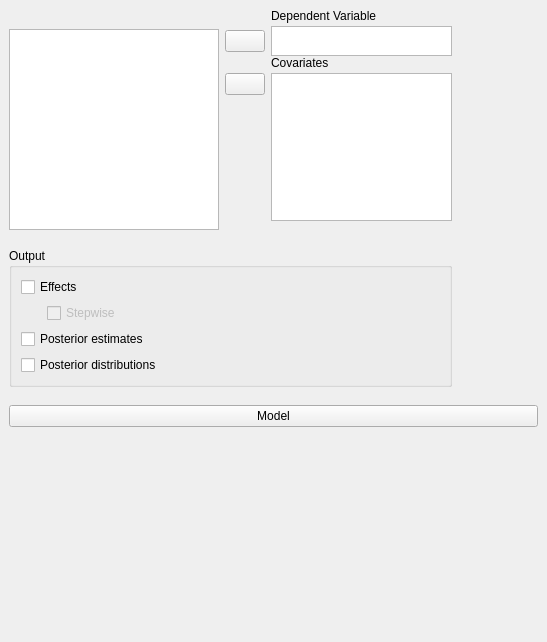
<?xml version="1.0" encoding="UTF-8"?>
<ui version="4.0">
 <class>RegressionLinearBayesianForm</class>
 <widget class="QWidget" name="RegressionLinearBayesianForm">
  <property name="geometry">
   <rect>
    <x>0</x>
    <y>0</y>
    <width>547</width>
    <height>642</height>
   </rect>
  </property>
  <property name="windowTitle">
   <string>Form</string>
  </property>
  <layout class="QGridLayout" name="gridLayout_8">
   <property name="leftMargin">
    <number>0</number>
   </property>
   <property name="topMargin">
    <number>0</number>
   </property>
   <property name="rightMargin">
    <number>0</number>
   </property>
   <property name="bottomMargin">
    <number>0</number>
   </property>
   <property name="verticalSpacing">
    <number>0</number>
   </property>
   <item row="0" column="0">
    <widget class="QWidget" name="widget_3" native="true">
     <property name="maximumSize">
      <size>
       <width>16777215</width>
       <height>500</height>
      </size>
     </property>
     <layout class="QGridLayout" name="gridLayout_10">
      <property name="verticalSpacing">
       <number>0</number>
      </property>
      <item row="0" column="0">
       <widget class="QWidget" name="widget_2" native="true">
        <property name="maximumSize">
         <size>
          <width>16777215</width>
          <height>20</height>
         </size>
        </property>
       </widget>
      </item>
      <item row="2" column="2">
       <widget class="QWidget" name="widget_13" native="true">
        <layout class="QGridLayout" name="gridLayout_7">
         <property name="leftMargin">
          <number>0</number>
         </property>
         <property name="topMargin">
          <number>0</number>
         </property>
         <property name="rightMargin">
          <number>0</number>
         </property>
         <property name="verticalSpacing">
          <number>3</number>
         </property>
         <item row="0" column="0">
          <widget class="QWidget" name="widget_14" native="true"/>
         </item>
         <item row="1" column="0">
          <widget class="AssignButton" name="buttonAssignCovariates">
           <property name="maximumSize">
            <size>
             <width>50</width>
             <height>16777215</height>
            </size>
           </property>
           <property name="text">
            <string/>
           </property>
          </widget>
         </item>
         <item row="1" column="1" rowspan="2">
          <widget class="BoundListView" name="covariates">
           <property name="sizePolicy">
            <sizepolicy hsizetype="Maximum" vsizetype="Expanding">
             <horstretch>0</horstretch>
             <verstretch>0</verstretch>
            </sizepolicy>
           </property>
           <property name="minimumSize">
            <size>
             <width>0</width>
             <height>80</height>
            </size>
           </property>
           <property name="maximumSize">
            <size>
             <width>210</width>
             <height>16777215</height>
            </size>
           </property>
           <property name="selectionMode">
            <enum>QAbstractItemView::ExtendedSelection</enum>
           </property>
          </widget>
         </item>
         <item row="2" column="0">
          <spacer name="verticalSpacer_3">
           <property name="orientation">
            <enum>Qt::Vertical</enum>
           </property>
           <property name="sizeHint" stdset="0">
            <size>
             <width>20</width>
             <height>84</height>
            </size>
           </property>
          </spacer>
         </item>
         <item row="0" column="1">
          <widget class="QLabel" name="label_4">
           <property name="text">
            <string>Covariates</string>
           </property>
          </widget>
         </item>
        </layout>
       </widget>
      </item>
      <item row="0" column="2" rowspan="2">
       <widget class="QWidget" name="widget_6" native="true">
        <layout class="QGridLayout" name="gridLayout_3">
         <property name="leftMargin">
          <number>0</number>
         </property>
         <property name="topMargin">
          <number>0</number>
         </property>
         <property name="rightMargin">
          <number>0</number>
         </property>
         <property name="bottomMargin">
          <number>0</number>
         </property>
         <property name="verticalSpacing">
          <number>3</number>
         </property>
         <item row="0" column="0">
          <widget class="QWidget" name="widget_7" native="true"/>
         </item>
         <item row="0" column="1">
          <widget class="QLabel" name="label">
           <property name="text">
            <string>Dependent Variable</string>
           </property>
          </widget>
         </item>
         <item row="1" column="0">
          <widget class="AssignButton" name="buttonAssignDependent">
           <property name="maximumSize">
            <size>
             <width>50</width>
             <height>16777215</height>
            </size>
           </property>
           <property name="text">
            <string/>
           </property>
          </widget>
         </item>
         <item row="1" column="1">
          <widget class="BoundListView" name="dependent">
           <property name="sizePolicy">
            <sizepolicy hsizetype="Maximum" vsizetype="Expanding">
             <horstretch>0</horstretch>
             <verstretch>0</verstretch>
            </sizepolicy>
           </property>
           <property name="minimumSize">
            <size>
             <width>0</width>
             <height>0</height>
            </size>
           </property>
           <property name="maximumSize">
            <size>
             <width>210</width>
             <height>30</height>
            </size>
           </property>
           <property name="selectionMode">
            <enum>QAbstractItemView::ExtendedSelection</enum>
           </property>
          </widget>
         </item>
        </layout>
       </widget>
      </item>
      <item row="1" column="0" rowspan="2">
       <widget class="AvailableFieldsListView" name="listAvailableFields">
        <property name="sizePolicy">
         <sizepolicy hsizetype="Fixed" vsizetype="Expanding">
          <horstretch>0</horstretch>
          <verstretch>0</verstretch>
         </sizepolicy>
        </property>
        <property name="minimumSize">
         <size>
          <width>0</width>
          <height>200</height>
         </size>
        </property>
        <property name="maximumSize">
         <size>
          <width>210</width>
          <height>16777215</height>
         </size>
        </property>
        <property name="selectionMode">
         <enum>QAbstractItemView::ExtendedSelection</enum>
        </property>
       </widget>
      </item>
     </layout>
    </widget>
   </item>
   <item row="0" column="1">
    <widget class="QWidget" name="widget_4" native="true">
     <property name="minimumSize">
      <size>
       <width>80</width>
       <height>0</height>
      </size>
     </property>
    </widget>
   </item>
   <item row="2" column="0" colspan="2">
    <widget class="QWidget" name="widget_11" native="true">
     <layout class="QGridLayout" name="gridLayout_6">
      <property name="leftMargin">
       <number>0</number>
      </property>
      <property name="topMargin">
       <number>0</number>
      </property>
      <property name="rightMargin">
       <number>0</number>
      </property>
      <property name="bottomMargin">
       <number>0</number>
      </property>
      <property name="verticalSpacing">
       <number>0</number>
      </property>
      <item row="0" column="0">
       <widget class="QWidget" name="widget_10" native="true">
        <property name="sizePolicy">
         <sizepolicy hsizetype="Preferred" vsizetype="Preferred">
          <horstretch>0</horstretch>
          <verstretch>0</verstretch>
         </sizepolicy>
        </property>
        <layout class="QGridLayout" name="gridLayout_5">
         <item row="0" column="0">
          <widget class="ExpanderButton" name="expanderModel">
           <property name="text">
            <string>Model</string>
           </property>
          </widget>
         </item>
         <item row="1" column="0">
          <widget class="AnovaModelWidget" name="modelTerms" native="true">
           <property name="sizePolicy">
            <sizepolicy hsizetype="Expanding" vsizetype="Preferred">
             <horstretch>0</horstretch>
             <verstretch>0</verstretch>
            </sizepolicy>
           </property>
           <property name="minimumSize">
            <size>
             <width>0</width>
             <height>200</height>
            </size>
           </property>
          </widget>
         </item>
        </layout>
       </widget>
      </item>
     </layout>
    </widget>
   </item>
   <item row="1" column="0">
    <widget class="QWidget" name="widget_12" native="true">
     <layout class="QGridLayout" name="gridLayout_9">
      <item row="0" column="0">
       <widget class="GroupBox" name="groupBox">
        <property name="title">
         <string>Output</string>
        </property>
        <layout class="QGridLayout" name="gridLayout">
         <item row="0" column="0" colspan="3">
          <widget class="BoundCheckBox" name="outputEffects">
           <property name="text">
            <string>Effects</string>
           </property>
          </widget>
         </item>
         <item row="4" column="0" colspan="3">
          <widget class="BoundCheckBox" name="posteriorDistributions">
           <property name="text">
            <string>Posterior distributions</string>
           </property>
          </widget>
         </item>
         <item row="2" column="0" colspan="3">
          <widget class="BoundCheckBox" name="posteriorEstimates">
           <property name="text">
            <string>Posterior estimates</string>
           </property>
          </widget>
         </item>
         <item row="1" column="0">
          <widget class="QWidget" name="widget" native="true">
           <property name="maximumSize">
            <size>
             <width>20</width>
             <height>16777215</height>
            </size>
           </property>
          </widget>
         </item>
         <item row="1" column="1">
          <widget class="BoundCheckBox" name="effectsStepwise">
           <property name="enabled">
            <bool>false</bool>
           </property>
           <property name="text">
            <string>Stepwise</string>
           </property>
          </widget>
         </item>
        </layout>
       </widget>
      </item>
     </layout>
    </widget>
   </item>
  </layout>
 </widget>
 <customwidgets>
  <customwidget>
   <class>AssignButton</class>
   <extends>QPushButton</extends>
   <header>widgets/assignbutton.h</header>
  </customwidget>
  <customwidget>
   <class>AvailableFieldsListView</class>
   <extends>QListView</extends>
   <header>widgets/availablefieldslistview.h</header>
  </customwidget>
  <customwidget>
   <class>BoundListView</class>
   <extends>QListView</extends>
   <header>widgets/boundlistview.h</header>
  </customwidget>
  <customwidget>
   <class>ExpanderButton</class>
   <extends>QPushButton</extends>
   <header>widgets/expanderbutton.h</header>
  </customwidget>
  <customwidget>
   <class>AnovaModelWidget</class>
   <extends>QWidget</extends>
   <header>widgets/anovamodelwidget.h</header>
   <container>1</container>
  </customwidget>
  <customwidget>
   <class>BoundCheckBox</class>
   <extends>QCheckBox</extends>
   <header>widgets/boundcheckbox.h</header>
  </customwidget>
  <customwidget>
   <class>GroupBox</class>
   <extends>QGroupBox</extends>
   <header>widgets/groupbox.h</header>
   <container>1</container>
  </customwidget>
 </customwidgets>
 <resources/>
 <connections>
  <connection>
   <sender>outputEffects</sender>
   <signal>toggled(bool)</signal>
   <receiver>effectsStepwise</receiver>
   <slot>setEnabled(bool)</slot>
   <hints>
    <hint type="sourcelabel">
     <x>231</x>
     <y>283</y>
    </hint>
    <hint type="destinationlabel">
     <x>152</x>
     <y>306</y>
    </hint>
   </hints>
  </connection>
 </connections>
</ui>
